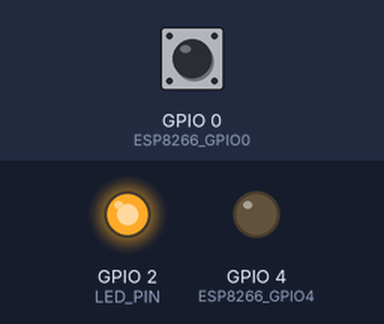
A sketch run on a simulated ESP8266 (NodeMCU). Shown: output pins drawn as LEDs (lit = HIGH). The inputs (shaded band) are chosen by the test bench; at power-on: GPIO 0 (ESP8266_GPIO0) HIGH. WiFi joins after 1.5 s; servers stay silent unless stated; storage starts empty; what the sketch prints to the serial monitor is not drawn.

Above: at 3.0 s.
3.1 s: GPIO 0 (ESP8266_GPIO0) pulled LOW for 0.15 s
At 4.3 s:
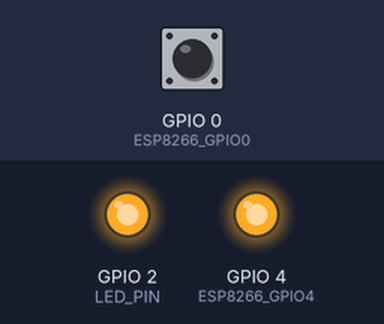
4.7 s: GPIO 0 (ESP8266_GPIO0) pulled LOW for 1 s
At 5.6 s:
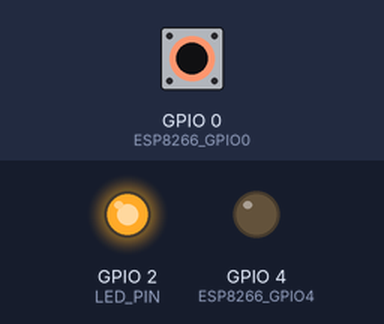
7.2 s: GPIO 0 (ESP8266_GPIO0) pulled LOW for 3.2 s
At 8.6 s:
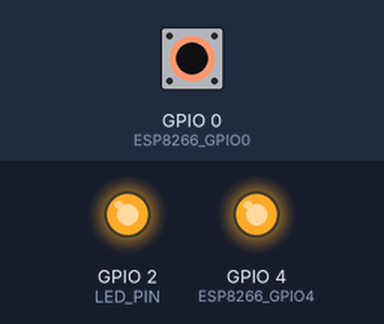
Timing chart, 0 to 10.2 s (numbered marks = the images above; inputs shaded):
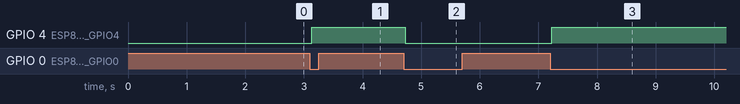

The sketch:

WM_Blynk_token_1parameter.ino
```cpp
/*************************************************************************
 * Title: WiFiManager and Blynk Token Input
 * File: WM_Blynk_token_1parameter.ino
 * Author: Marcelo Oggero
 * Date: 10/10/2021
 *
 * This program controls a ESP8266 Mini board with a power output relay (220VAC 50A). The module is controlled from the
 * internet via the Blynk cloud app that can read a momentary pushbutton input to change relay status. Alco can receive status change throught Blynk app.
 * Download Blynk APP, create a new project from witch you can get the token, then ADD a button with output pin V0 type SWITCH.
 * The ESP8266 output relay is connected to D2 (GPIO4).
 * The momentary pushbutton is connected to D2 (GPIO0)
 *
 *
 * Notes:
 *  (1) Requires the following arduino libraries:
 *      ESP8266 2.7.4
 *      Blynk 1.0.1
 *      WiFiManager 2.0.4 Beta
 *      ArduinoJson 5.13.5
 *  (2) Compiled with arduino ide 1.8.12
 *  (3) Uses three Blynk app widgets:
 *       V0: Momentary pushbutton.
 *       V1: --
 *       V2: --
 *************************************************************************
 * Change Log:
 *   10/10/2021: Initial release.
 *   14/10/2021 Final Version 1.0.0
 *
 *************************************************************************/
#include <FS.h> //this needs to be first, or it all crashes and burns...
#include <ESP8266WiFi.h>
#include <BlynkSimpleEsp8266.h>
#include <DNSServer.h>
#include <ESP8266WebServer.h>
#include <WiFiManager.h>          // https://github.com/tzapu/WiFiManager
#include <ArduinoJson.h>          // https://github.com/bblanchon/ArduinoJson

// Esp8266 pins.
#define ESP8266_GPIO2    2 // Blue LED.
#define ESP8266_GPIO4    4 // Relay control.
#define ESP8266_GPIO0    0 // input.
#define LED_PIN          ESP8266_GPIO2


// Flag for sync on re-connection.
bool isFirstConnect = true;
volatile int relayState = 0;    // Blynk app pushbutton status.
volatile int inputState = LOW;    // Input pin state.
BlynkTimer timer;
int btnState = HIGH;

/////////////////////////////////////////////////////////////////////////////////////////PARA WIFIMANAGER
// Set web server port number to 80
WiFiServer server(80);

// Variable to store the HTTP request
String header;

// Auxiliar variables to store the current output state
String outputState = "off";

// Assign output variables to GPIO pins

char blynk_token[34] = "YOUR_BLYNK_TOKEN";

//flag for saving data
bool shouldSaveConfig = false;

//callback notifying us of the need to save config
void saveConfigCallback () {
  Serial.println("Should save config");
  shouldSaveConfig = true;
}

/////////////////////////////////////////////////////////////////////////////////////////FIN PARA WIFIMANAGER


//////////////////////////////////////////////////////////////////////////////////////////////////////////////////////////
////                                                      SETUP
//////////////////////////////////////////////////////////////////////////////////////////////////////////////////////////
void setup() {
  pinMode( ESP8266_GPIO4, OUTPUT );       // Relay control pin.
  pinMode( ESP8266_GPIO0, INPUT_PULLUP ); // Input pin.
  pinMode( LED_PIN, OUTPUT );             // ESP8266 module blue LED.
  digitalWrite( LED_PIN, LOW );           // Turn on LED.
  digitalWrite( LED_PIN, HIGH );          // Turn off LED.


/////////////////////////////////////////////////////////////////////////////////////////PARA WIFIMANAGER
Serial.begin(115200);

  //clean FS, for testing
  //SPIFFS.format();

  //read configuration from FS json
  Serial.println("mounting FS...");

  if (SPIFFS.begin()) {
    Serial.println("mounted file system");
    if (SPIFFS.exists("/config.json")) {
      //file exists, reading and loading
      Serial.println("reading config file");
      File configFile = SPIFFS.open("/config.json", "r");
      if (configFile) {
        Serial.println("opened config file");
        size_t size = configFile.size();
        // Allocate a buffer to store contents of the file.
        std::unique_ptr<char[]> buf(new char[size]);

        configFile.readBytes(buf.get(), size);
        DynamicJsonBuffer jsonBuffer;
        JsonObject& json = jsonBuffer.parseObject(buf.get());
        json.printTo(Serial);
        if (json.success()) {
          Serial.println("\nparsed json");
          strcpy(blynk_token, json["blynk_token"]);
        } else {
          Serial.println("failed to load json config");
        }
      }
    }
  } else {
    Serial.println("failed to mount FS");
  }
  //end read


  WiFiManagerParameter custom_blynk_token("blynk", "blynk token", blynk_token, 35);

  // WiFiManager
  // Local intialization. Once its business is done, there is no need to keep it around
  WiFiManager wifiManager;

  //set config save notify callback
  wifiManager.setSaveConfigCallback(saveConfigCallback);

  // set custom ip for portal
  //wifiManager.setAPConfig(IPAddress(10,0,1,1), IPAddress(10,0,1,1), IPAddress(255,255,255,0));

  //add all your parameters here
  wifiManager.addParameter(&custom_blynk_token);

  // Uncomment and run it once, if you want to erase all the stored information
  //wifiManager.resetSettings();

  //set minimu quality of signal so it ignores AP's under that quality
  //defaults to 8%
  //wifiManager.setMinimumSignalQuality();

  //sets timeout until configuration portal gets turned off
  //useful to make it all retry or go to sleep
  //in seconds
  //wifiManager.setTimeout(120);

  // fetches ssid and pass from eeprom and tries to connect
  // if it does not connect it starts an access point with the specified name
  // here  "AutoConnectAP"
  // and goes into a blocking loop awaiting configuration
  wifiManager.autoConnect("AutoConnectAP");
  // or use this for auto generated name ESP + ChipID
  //wifiManager.autoConnect();

  // if you get here you have connected to the WiFi
  Serial.println("Connected.");

  strcpy(blynk_token, custom_blynk_token.getValue());

  Serial.println("The values in the file are: ");
  Serial.println("\tblynk_token : " + String(blynk_token));


  //save the custom parameters to FS
  if (shouldSaveConfig) {
    Serial.println("saving config");
    DynamicJsonBuffer jsonBuffer;
    JsonObject& json = jsonBuffer.createObject();

    json["blynk_token"] = blynk_token;


    File configFile = SPIFFS.open("/config.json", "w");
    if (!configFile) {
      Serial.println("failed to open config file for writing");
    }

    json.printTo(Serial);
    json.printTo(configFile);
    configFile.close();
    //end save
  }

  // Initialize the output variables as outputs
  pinMode(4, OUTPUT);
  // Set outputs to LOW
  digitalWrite(4, LOW);;

  server.begin();
/////////////////////////////////////////////////////////////////////////////////////////FIN PARA WIFIMANAGER


  Blynk.begin( blynk_token, WiFi.SSID().c_str(), WiFi.psk().c_str() );    // Initiate Blynk conection.

  // Setup a function to be called every 100 ms
  timer.setInterval(100L, checkPhysicalButton);

}
//////////////////////////////////////////////////////////////////////////////////////////////////////////////////////////
//                                                    FIN SETUP
//////////////////////////////////////////////////////////////////////////////////////////////////////////////////////////

void checkPhysicalButton()
{

  if (digitalRead(ESP8266_GPIO0) == LOW) {
    // btnState is used to avoid sequential toggles
    if (btnState != LOW) {
     // Serial.println("checkPhysicalButton-toggleState");
      // Toggle LED state
      relayState = !relayState;
      digitalWrite(ESP8266_GPIO4, relayState);

      // Update Button Widget
      Blynk.virtualWrite(V0, relayState);
    }
    btnState = LOW;
  } else {
    btnState = HIGH;
  }
}

// Blynk app relay command.
BLYNK_WRITE( V0 ) {
  //Serial.println("BLYNK_WRITE");
  if ( param.asInt() != relayState ) {
    relayState = !relayState;                  // Toggle state.
    digitalWrite( ESP8266_GPIO4, relayState ); // Relay control pin.
    //Blynk.virtualWrite( V0, relayState*255 );  // Set Blynk app LED.
  }
}


// This function runs every time Blynk connection is established.
BLYNK_CONNECTED() {
  if ( isFirstConnect ) {
    Blynk.syncAll();
    isFirstConnect = false;
  }
}

// Sync input LED.
BLYNK_READ( V2 ) {
  CheckInput();
}


// Debounce input pin.
int DebouncePin( void ) {
  // Read input pin.
  if ( digitalRead( ESP8266_GPIO0 ) == HIGH ) {
    // Debounce input.
    delay( 25 );
    if ( digitalRead( ESP8266_GPIO0 ) == HIGH )
      return HIGH;
  }
  return LOW;
}

// Set LED based upon state of input pin.
void CheckInput( void ) {
  if ( DebouncePin() != inputState ) {
    Blynk.virtualWrite( V2, inputState*255 );
    inputState = !inputState;
  }
}

// Main program loop.
void loop() {
  //Serial.println("SSID mioooooo"+ WiFi.SSID());
  //Serial.println("psk mioooooo"+ WiFi.psk());
  Blynk.run();
  CheckInput();
  timer.run(); //timer to check physical input
}
```

Measured:
- after the input at 3.1 s, GPIO 4 (ESP8266_GPIO4): LOW → HIGH at once
- after the input at 4.7 s, GPIO 4 (ESP8266_GPIO4): HIGH → LOW at once
- after the input at 7.2 s, GPIO 4 (ESP8266_GPIO4): LOW → HIGH at once
